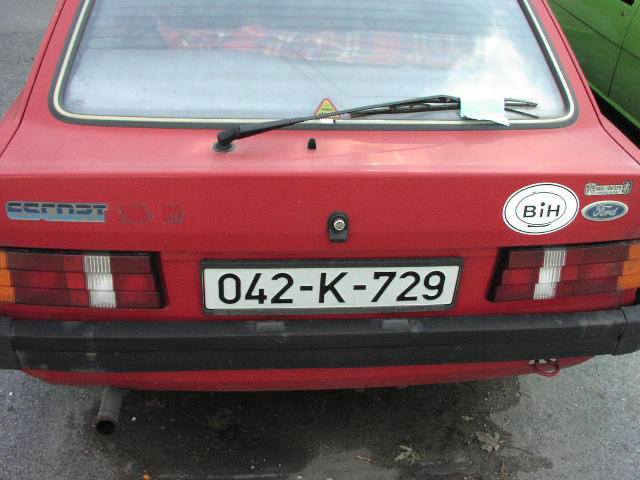
#> input picture Plate_numbers/042K729.jpg, 640 x 480 px; its folder holds 4 pictures in this run
$ python Test3.py
#> lines starting #> are read from the running program, lines starting #| are printed output that depends on the picture; pictures that were not available may be replaced by others from this repository, and a replacement may not be noted
import numpy as np
import os
import cv2
from sklearn.linear_model import LogisticRegressionCV

plate_number_dir =  'Plate_numbers/' #'./plate_numbers/'
negative_images_dir = 'negative_images/' #'./negative_images/'
ROWS = 64
COLS = 64
CHANNELS = 3

def read_image(file_path):
#> called with file_path = 'Plate_numbers/042K729.jpg'
    img = cv2.imread(file_path, cv2.IMREAD_COLOR)
#> img is the input picture: shape (480, 640, 3); mean B, G, R 103.8, 101.4, 130.8
    resized_img = cv2.resize(img, (ROWS, COLS), interpolation = cv2.INTER_AREA)
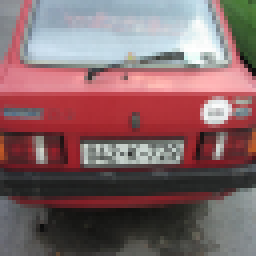
#> resized_img: shape (64, 64, 3) (shown 4 times larger); mean B, G, R 103.8, 101.4, 130.8
    return resized_img

def prep_data(images):
    m = len(images)
    n_x = ROWS*COLS*CHANNELS
    X = np.ndarray((n_x,m), dtype = np.uint8)
    y = np.zeros((1,m))
    print("X.shape is {}".format(X.shape))
    for i,image_file in enumerate(images):

        image = read_image(image_file)
#        print(i, 'done')
        X[:,i] = np.squeeze(image.reshape((n_x,1)))

        if '-' in image_file.lower():
            y[0,i] = 1

        elif 'glass' in image_file.lower():
          y[0,i] = 0


        if i%100 == 0 :
            print("Proceed {} of {}".format(i, m))
#> pass 2 of the loop in prep_data, `for i,image_file in enumerate(images):`:
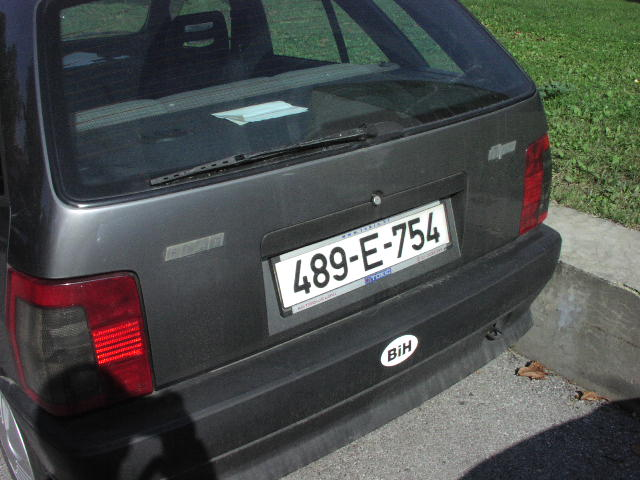
#> input picture Plate_numbers/489E754.jpg, 640 x 480 px
#> in read_image, img is the input picture: shape (480, 640, 3); mean B, G, R 75.6, 77.7, 74.5
#> in read_image (call 2), `resized_img = cv2.resize(img, (ROWS, COLS), interpolation = cv2.INTER_..`:
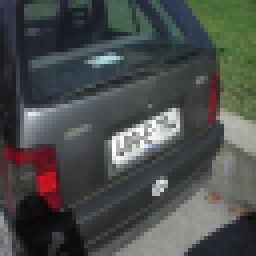
#> resized_img: shape (64, 64, 3) (shown 4 times larger); mean B, G, R 75.6, 77.7, 74.5
#> pass 3 of the loop in prep_data, `for i,image_file in enumerate(images):`:
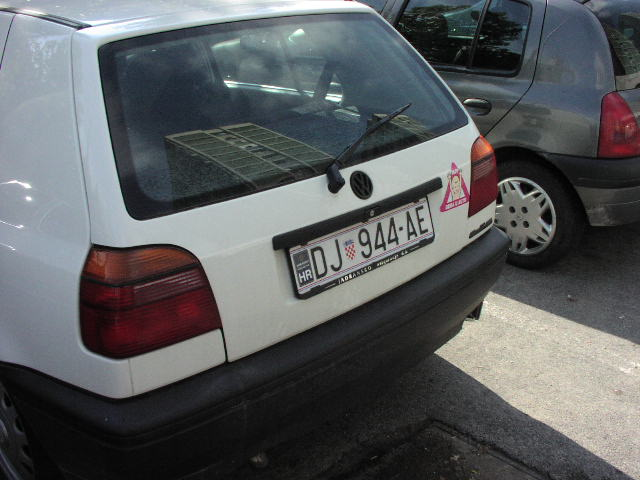
#> input picture Plate_numbers/DJ944AE.jpg, 640 x 480 px
#> in read_image, img is the input picture: shape (480, 640, 3); mean B, G, R 94.2, 92.6, 90.2
#> in read_image (call 3), `resized_img = cv2.resize(img, (ROWS, COLS), interpolation = cv2.INTER_..`:
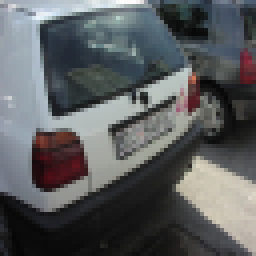
#> resized_img: shape (64, 64, 3) (shown 4 times larger); mean B, G, R 94.2, 92.6, 90.2
#> the loop made 5 passes; the first 3 are shown

    return X,y

plate_numbers_img = [plate_number_dir+i for i in os.listdir(plate_number_dir)]
negative_images_img = [negative_images_dir+i for i in os.listdir(negative_images_dir)]

plate_img, negative_img = prep_data(plate_numbers_img + negative_images_img)
#> negative_img = [[0, 0, 0, 0, 0]]

clf = LogisticRegressionCV()
plate_img_lr, neg_img_lr = plate_img.T, negative_img.T.ravel()
#> neg_img_lr = [0, 0, 0, 0, 0]

#> (the run stopped early here; a loop or call above may not have finished)
